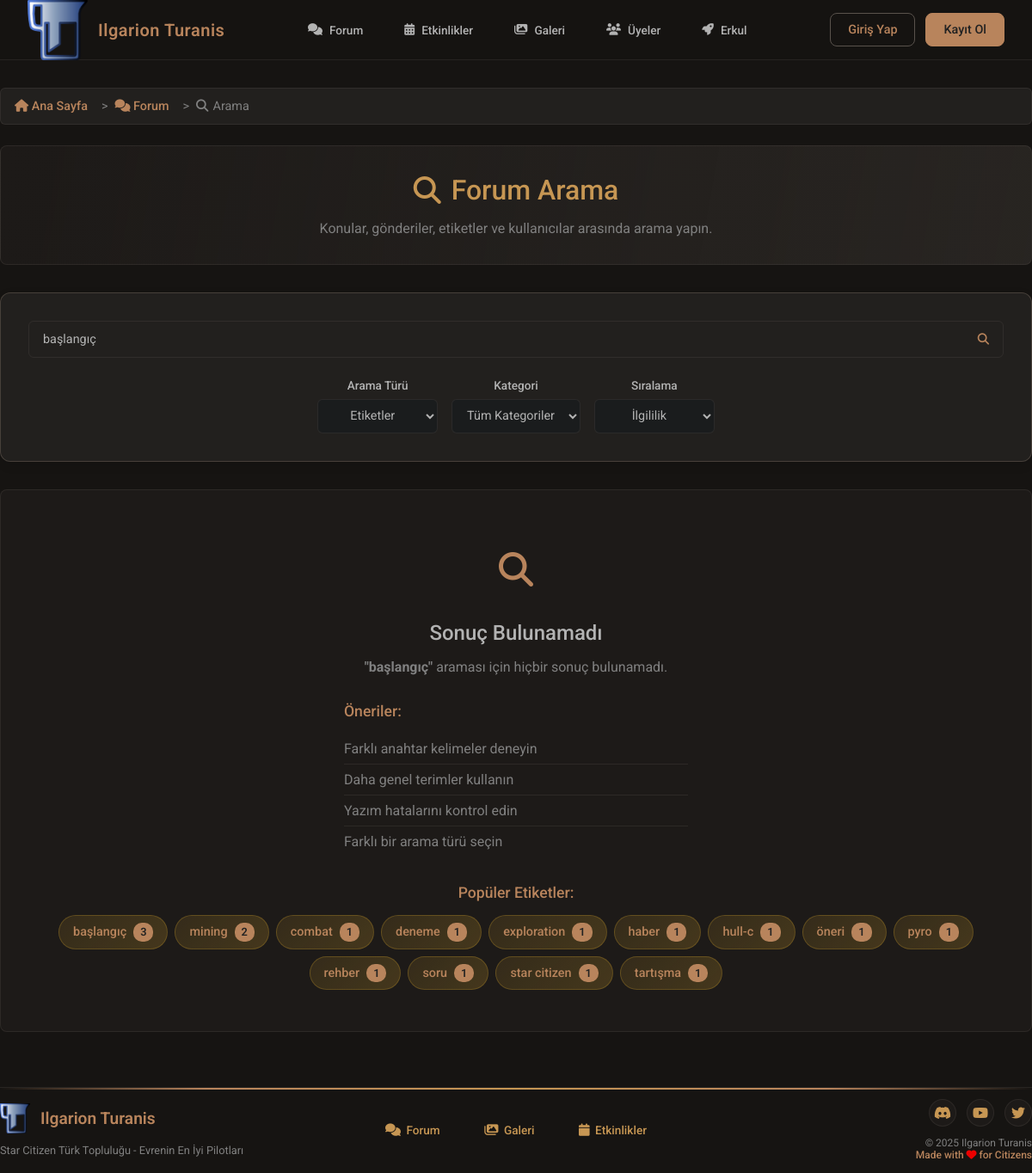
/forum/search.php?q=başlangıç&type=tags, run on the app's committed database.
### tables this page shows
CREATE TABLE `forum_tags` (
  `id` int(11) NOT NULL,
  `name` varchar(50) NOT NULL,
  `slug` varchar(50) NOT NULL,
  `color` varchar(7) DEFAULT '#bd912a',
  `usage_count` int(11) NOT NULL DEFAULT 0,
  `created_at` timestamp NOT NULL DEFAULT current_timestamp()
);

### forum/search.php (the view, shortened to what this page needs)
<?php
require_once BASE_PATH . '/src/functions/role_functions.php';
require_once BASE_PATH . '/src/functions/forum_functions.php';
require_once BASE_PATH . '/src/functions/sql_security_functions.php';
$current_user_id = $_SESSION['user_id'] ?? null;
$search_query = trim($_GET['q'] ?? '');
$search_type = $_GET['type'] ?? 'all';
$category_filter = (int)($_GET['category'] ?? 0);
$sort_by = $_GET['sort'] ?? 'relevance';
$page = max(1, (int)($_GET['page'] ?? 1));
$per_page = 20;
$offset = ($page - 1) * $per_page;
$min_search_length = 2;
$search_results = [];
if (!empty($search_query) && strlen($search_query) >= $min_search_length) {
    if (!check_rate_limit('forum_search', 60, 300)) {
        $_SESSION['error_message'] = "Çok fazla arama yapıyorsunuz. Lütfen 5 dakika bekleyin.";
        $search_query = '';
    } else {
        try {
            $search_results = perform_forum_search($pdo, $search_query, $search_type, $current_user_id, $category_filter, $sort_by, $per_page, $offset);
        } catch (Exception $e) {
            error_log("Forum search error: " . $e->getMessage());
            error_log("Search parameters - Query: $search_query, Type: $search_type, Category: $category_filter");
            $_SESSION['error_message'] = "Arama sırasında bir hata oluştu: " . $e->getMessage();
            $search_results = ['results' => [], 'total' => 0];
        }
    }
}
$popular_tags = get_popular_tags($pdo, 15);
$breadcrumb_items = [
    ['text' => 'Ana Sayfa', 'url' => '/index.php', 'icon' => 'fas fa-home'],
    ['text' => 'Forum', 'url' => '/forum/', 'icon' => 'fas fa-comments'],
    ['text' => 'Arama', 'url' => '', 'icon' => 'fas fa-search']
];
include BASE_PATH . '/src/includes/header.php';
include BASE_PATH . '/src/includes/navbar.php';
function perform_forum_search(PDO $pdo, string $query, string $type, ?int $user_id, int $category_filter, string $sort, int $limit, int $offset): array {
    $accessible_categories = get_accessible_forum_categories($pdo, $user_id);
    $accessible_category_ids = array_column($accessible_categories, 'id');
    if (empty($accessible_category_ids)) {
        return ['results' => [], 'total' => 0, 'info' => []];
    }
}
?>
<link rel="stylesheet" href="/forum/css/forum.css">
<link rel="stylesheet" href="/forum/css/search.css">
<div class="forum-page-container">
    <?= generate_forum_breadcrumb($breadcrumb_items) ?>
    <div class="search-header">
        <h1><i class="fas fa-search"></i> Forum Arama</h1>
        <p>Konular, gönderiler, etiketler ve kullanıcılar arasında arama yapın.</p>
    </div>
    <div class="search-form-container">
        <form method="GET" action="/forum/search.php" class="search-form">
            <div class="search-input-group">
                <div class="search-input-container">
                    <input type="text" name="q" value="<?= htmlspecialchars($search_query) ?>"
                           placeholder="Arama yapmak istediğiniz kelimeyi girin..."
                           class="search-input" maxlength="100" required>
                    <button type="submit" class="search-btn">
                        <i class="fas fa-search"></i>
                    </button>
                </div>
            </div>
            <div class="search-filters">
                <div class="filter-group">
                    <label>Arama Türü</label>
                    <select name="type" class="filter-select">
                        <option value="tags" <?= $search_type === 'tags' ? 'selected' : '' ?>>Etiketler</option>
                    </select>
                </div>
                <div class="filter-group">
                    <label>Kategori</label>
                    <select name="category" class="filter-select">
                        <option value="0">Tüm Kategoriler</option>
                    </select>
                </div>
                <div class="filter-group">
                    <label>Sıralama</label>
                    <select name="sort" class="filter-select">
                        <option value="relevance" <?= $sort_by === 'relevance' ? 'selected' : '' ?>>İlgililik</option>
                    </select>
                </div>
            </div>
        </form>
    </div>
    <?php if (!empty($search_query)): ?>
        <?php if (strlen($search_query) < $min_search_length): ?>
            <div class="search-warning">
                <i class="fas fa-exclamation-triangle"></i>
                Arama terimi en az <?= $min_search_length ?> karakter olmalıdır.
            </div>
        <?php elseif (empty($search_results['results'])): ?>
            <div class="no-results">
                <div class="no-results-icon">
                    <i class="fas fa-search"></i>
                </div>
                <h3>Sonuç Bulunamadı</h3>
                <p><strong>"<?= htmlspecialchars($search_query) ?>"</strong> araması için hiçbir sonuç bulunamadı.</p>
                <div class="search-suggestions">
                    <h4>Öneriler:</h4>
                    <ul>
                        <li>Farklı anahtar kelimeler deneyin</li>
                        <li>Daha genel terimler kullanın</li>
                        <li>Yazım hatalarını kontrol edin</li>
                        <li>Farklı bir arama türü seçin</li>
                    </ul>
                </div>
                <?php if (!empty($popular_tags)): ?>
                    <div class="popular-tags-suggestion">
                        <h4>Popüler Etiketler:</h4>
                        <div class="tags-list">
                            <?php foreach ($popular_tags as $tag): ?>
                                <a href="/forum/search.php?q=<?= urlencode($tag['name']) ?>&type=tags"
                                   class="suggestion-tag">
                                    <?= htmlspecialchars($tag['name']) ?>
                                    <span><?= $tag['usage_count'] ?></span>
                                </a>
                            <?php endforeach; ?>
                        </div>
                    </div>
                <?php endif; ?>
            </div>
        <?php endif; ?>
    <?php endif; ?>
</div>
<?php include BASE_PATH . '/src/includes/footer.php'; ?>

### css/style.css (style rules this page uses)
:root { --light-gold: #C69653; --gold:#b8845c; --transparent-gold: rgba(189, 145, 42, 0.05); --red: #EB0000; --dark-red: #B81D24; --transparent-red: #63020760; --grey: #303030; --light-grey: #808080; --lighter-grey: #b3b3b3; --white: #ffffff; --black: #000; --charcoal: #222222; --turquase: #3DA6A2; --turquase-hover: #43d3ce; --light-turquase: #73e4e0; --transparent-turquase: #79fffb3b; --transparent-turquase-2: rgba(89, 244, 255, 0.035); --navbar-height: 70px; --card-bg: #1D1A18; --card-bg-2: #22201E; --card-bg-3: #1A1C1D; --card-bg-4: #201E22; --body-bg: #161412; --border-1: #59524c46; --border-1-hover: #59524C; --border-1-featured: #685d5388; --font: "Roboto", serif; }
html { font-family: var(--font); color: white; height: 100%; font-size: 16px; }
body { padding-top: var(--navbar-height) !important; background-color: var(--body-bg); height: 100%; margin: 0; padding: 0; box-sizing: border-box; overflow-x: hidden; }
* { margin: 0; padding: 0; box-sizing: border-box !important; }
* a { text-decoration: none; }

### forum/css/forum.css (style rules this page uses)
.forum-page-container { width: 100%; margin: 0 auto; padding: 2rem 0rem; font-family: var(--font); color: var(--lighter-grey); }
.search-input-group { display: flex; border: 1px solid var(--border-1); border-radius: 6px; overflow: hidden; transition: all 0.2s ease; width: 100%; }
.search-input { background: transparent; border: none; color: var(--lighter-grey); padding: 0.75rem 1rem; font-size: 0.9rem; min-width: 280px; font-family: var(--font); }
.search-input::placeholder { color: var(--light-grey); }
.search-btn { background: transparent; border: none; color: var(--gold); padding: 0.75rem 1rem; cursor: pointer; transition: all 0.2s ease; font-weight: 500; }
.no-results { text-align: center; padding: 2rem; color: var(--light-grey); }
.no-results i { font-size: 2.5rem; margin-bottom: 1rem; color: var(--gold); }

### data on the page
forum_tags: name "başlangıç", usage_count "3"
forum_tags: name "mining", usage_count "2"
forum_tags: name "combat", usage_count "1"
forum_tags: name "deneme", usage_count "1"
forum_tags: name "exploration", usage_count "1"
forum_tags: name "haber", usage_count "1"
forum_tags: name "hull-c", usage_count "1"
forum_tags: name "öneri", usage_count "1"
forum_tags: name "pyro", usage_count "1"
forum_tags: name "rehber", usage_count "1"
forum_tags: name "soru", usage_count "1"
forum_tags: name "star citizen", usage_count "1"
forum_tags: name "tartışma", usage_count "1"

### other printed values
$search_query "başlangıç"
$site_name "Ilgarion Turanis"
